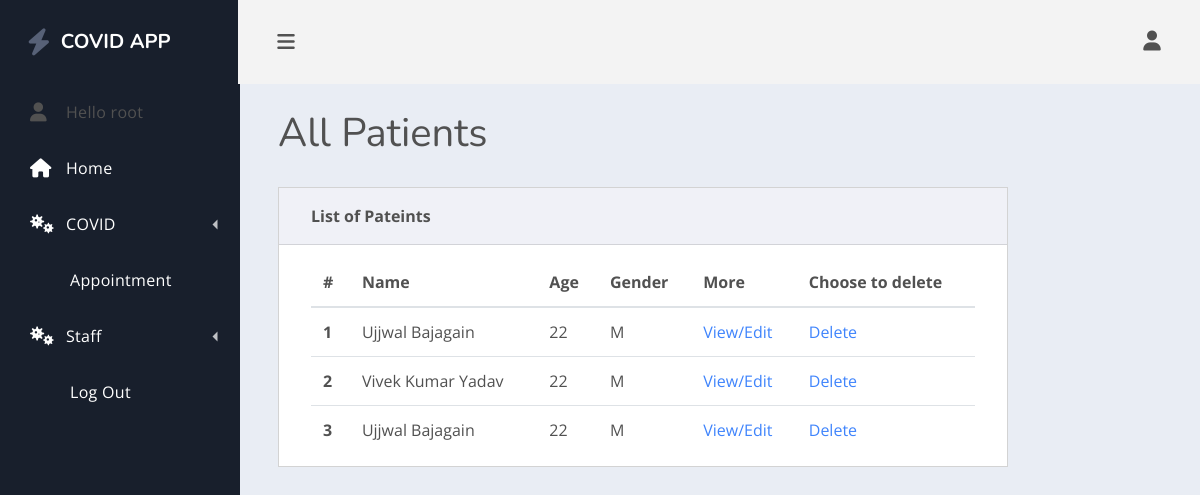
The app's page /listpatient/ (signed in), older data.
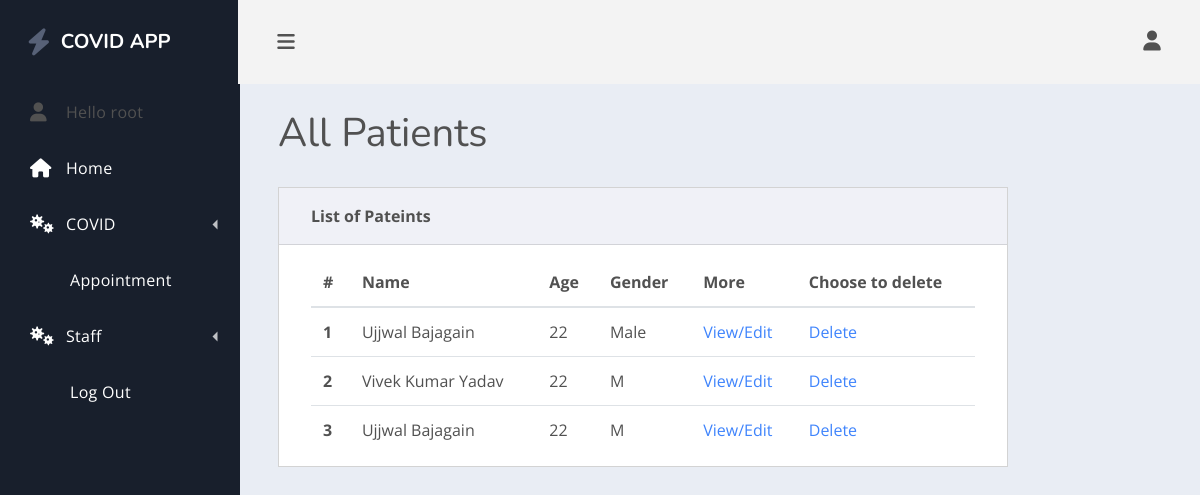
The same page, newer data.
### healthcare/models.py (models this page shows)
class Patient(models.Model):
    GENDER_CHOICES = [('Male', 'Male'), ('Female', 'Female'), ('Other', 'Other'), ('NA', 'I do not wish to say')]
    BOOL_CHOICES = [('Yes', 'Yes'), ('No', 'No')]
    user = models.OneToOneField(User, null=True,blank=True, on_delete=models.CASCADE)
    first_Name = models.CharField(max_length= 200, null= True)
    last_Name = models.CharField(max_length= 200, null= True)
    phone = models.CharField(max_length= 200, null= True)
    email = models.CharField(max_length=200, null= True)
    address = models.CharField(max_length=500, null= True)
    date_created = models.DateField(auto_now_add = True)
    birth_date = models.DateField(blank= True,null=True)
    age = models.DecimalField(decimal_places=0, max_digits=50, null=True)
    gender = models.CharField(max_length=50, choices=GENDER_CHOICES, blank= True)
    height = models.CharField(max_length=10, default='0.00 ft')
    weight = models.CharField(max_length=10, default='0.00 lbs')
    allergies = models.CharField(max_length=200, null=True)
    emergency_contact_name = models.CharField(max_length=200, null=True)
    emergency_contact_phone = models.CharField( max_length=200, null=True)
    emergency_contact_address = models.CharField(max_length=200, null=True)
    insurance_provider = models.CharField(max_length=200, null=True)
    diagnosis = models.TextField(blank=True, null=True)
    pre_existing_conditions = models.TextField(blank=True, null=True)
    lab_reports = models.TextField(blank=True, null=True)
    have_you_been_tested_positive_for_COVID = models.CharField(max_length=5, choices=BOOL_CHOICES,null=True)
    def __str__(self):
        if (self.first_Name and self.last_Name):
            display = (self.first_Name + " " + self.last_Name)
        else:
            display = str(self.date_created)
        return display

### healthcare/decorators.py (the view)
    def wrapper_function(request, *args, **kwargs):
        group = None
        if request.user.groups.exists():
            group = request.user.groups.all()[0].name
        if group == 'patient':
            messages.warning(request, 'Your are Redirected as you are not authorized to view the requested page ')
            return redirect('home')
        if group == 'staff':
            return view_func(request, *args, **kwargs)

### healthcare/views.py (called while the page is built)
@staff_only
def listPatient(request):
    patients = Patient.objects.all()
    context = {'patients': patients}
    return render(request, 'healthcare/listPatient.html', context)

### healthcare/templates/healthcare/listPatient.html
{% extends 'healthcare/main.html' %}
{% block content %}
    {% load myfilters %}
    <main class="dash-content">
        <div class="container-fluid">
            <h1 class="dash-title">All Patients</h1>
            <div class="row">
                <div class="col-lg-10">
                    <div class="card spur-card">
                        <div class="card-header">
                            <div class="spur-card-title">List of Pateints</div>
                        </div>
                        <div class="card-body ">
                            <table class="table table-hover table-in-card">
                                <thead>
                                <tr>
                                    <th scope="col">#</th>
                                    <th scope="col">Name</th>
                                    <th scope="col">Age</th>
                                    <th scope="col">Gender</th>
                                    <th scope="col">More</th>
                                    <th scope="col">Choose to delete</th>
                                </tr>
                                </thead>
                                <tbody>
                                {% for patient in patients %}
                                    <tr>
                                        <th scope="row"> {{ forloop.counter }}</th>
                                        <td>{{ patient }}</td>
                                        <td>
                                            {{ patient.age }}
                                        </td>
                                        <td>
                                            {{ patient.gender }}
                                        </td>
                                        <td>
                                            <a href=" {% url 'editPatient' patient.id %}" {{ patient.gender }}>View/Edit</a>
                                        </td>
                                        <td>
                                            <a href=" {% url 'deletepatient' patient.id %}">Delete</a>
                                        </td>
                                    </tr>
                                {% endfor %}
                                </tbody>
                            </table>
                        </div>
                    </div>
                </div>
            </div>
        </div>
    </main>
{% endblock %}

Row changes from the older to the newer data that the page shows:
changed Patient: gender "M" → "Male"
